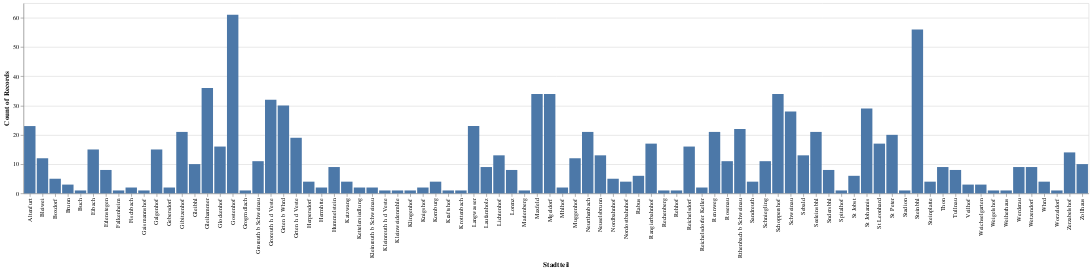

The cell this chart's notebook holds for it:
### Markdown cell above
Dot Plot (using Altair native API)

### Code cell
alt.Chart(df_github).mark_bar().encode(
    x='Stadtteil',
    y=alt.Y('Stadtteil', aggregate='count'),
)

### Figure 1 — Vega-Lite specification as saved in the notebook (floating-point values rounded to 4 significant figures; data arrays with more than 128 entries replaced by an {"elided": "..."} marker saying what was removed)
{"config": {"view": {"continuousWidth": 400, "continuousHeight": 300}}, "data": {"name": "data-848a301707a4f9e775fbab29ade3f6fc"}, "mark": "bar", "encoding": {"x": {"field": "Stadtteil", "type": "nominal"}, "y": {"aggregate": "count", "field": "Stadtteil", "type": "nominal"}}, "$schema": "https://vega.github.io/schema/vega-lite/v4.17.0.json", "datasets": {"data-848a301707a4f9e775fbab29ade3f6fc": {"elided": "960 records"}}}
